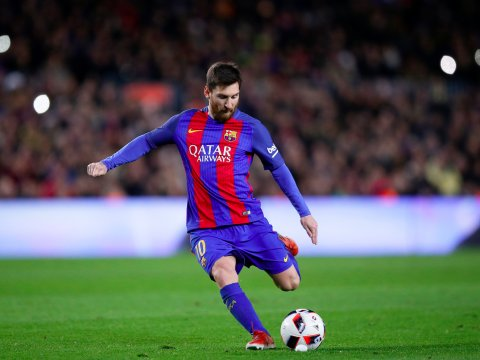
#> input picture basic_image_operations/resim_özellikleri/messi.jpg, 480 x 360 px
$ python shape.py
#> lines starting #> are read from the running program, lines starting #| are printed output that depends on the picture
import cv2
import numpy as np

img = cv2.imread('messi.jpg')
#> img is the input picture: shape (360, 480, 3); mean B, G, R 80, 85.6, 80.5
print("Renkli görselin pixel değeri  : ", str(img.size))
#| Renkli görselin pixel değeri  :  518400

img = cv2.imread('messi.jpg', 0)
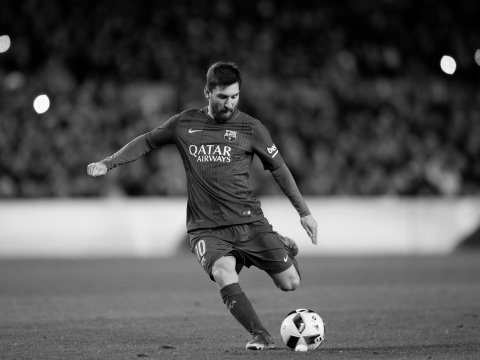
#> img: shape (360, 480); min 0, max 255, mean 83.4
print("Renksiz görselin pixel değeri : ", str(img.size))
#| Renksiz görselin pixel değeri :  172800

print(str(img.shape))
#| (360, 480)
print(str(len(img.shape)))
#| 2

if str(len(img.shape)) == 3:
    print("Renklidir.")
else:
    print("Renksizdir.")

cv2.imshow('Gorsel', img)
cv2.waitKey(0)
cv2.destroyAllWindows()
